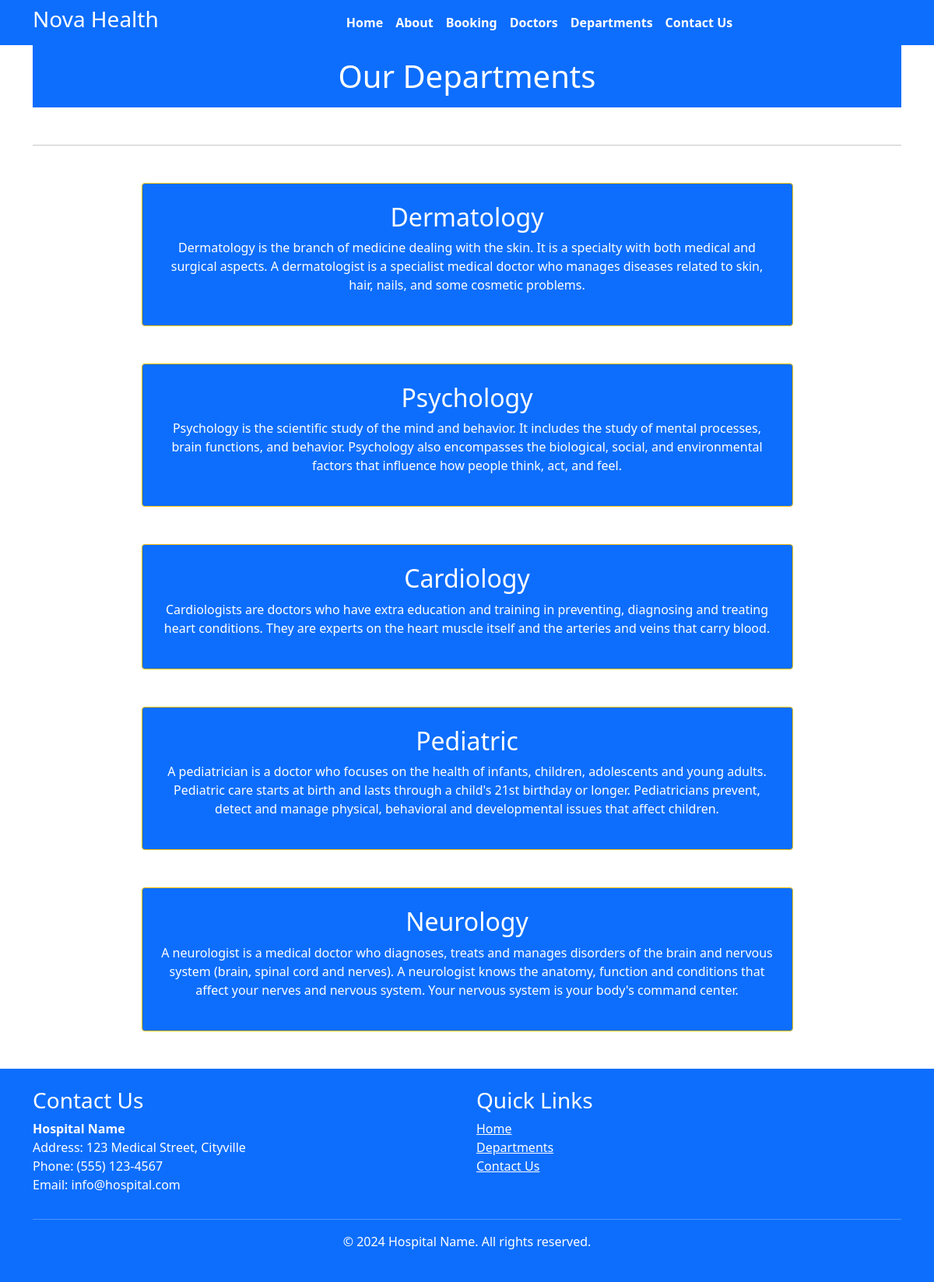
Screenshot of /department with the database file from the repository.
### booking/models.py (models this page shows, shortened)
class Departments(models.Model):
    dep_name = models.CharField(max_length=100)
    dep_description = models.TextField()

### booking/views.py (the view)
# urls.py: path('department', views.department, name='department'),
def department(request):
    dict_dept={
        'dept': Departments.objects.all()
    }
    return render(request, 'department.html', dict_dept)

### templates/department.html (shortened to what this page needs)
{% extends 'base.html' %}
{% block content%}
<div class="container">
    <h1 class="text-center text-white bg-primary p-3 mb-5">Our Departments</h1>
    <hr>
    {% for d in dept %}
    <div class="mx-auto text-center w-75 bg-primary text-white p-4 my-5 border border-warning rounded">
        <h2>{{ d.dep_name }}</h2>
        <p>{{ d.dep_description }}</p>
    </div>
    {% endfor %}
</div>
{% endblock %}

### rows the page displays
Departments: dep_name "Dermatology", dep_description "Dermatology is the branch of medicine dealing with the skin. It is a specialty with both medical and surgical aspects. A dermatologist is a specialist medical doctor who manages diseases related to skin, hair, nails, and some cosmetic problems."
Departments: dep_name "Psychology", dep_description "Psychology is the scientific study of the mind and behavior. It includes the study of mental processes, brain functions, and behavior. Psychology also encompasses the biological, social, and environmental factors that influence how people think, act, and feel."
Departments: dep_name "Cardiology", dep_description "Cardiologists are doctors who have extra education and training in preventing, diagnosing and treating heart conditions. They are experts on the heart muscle itself and the arteries and veins that carry blood."
Departments: dep_name "Pediatric", dep_description "A pediatrician is a doctor who focuses on the health of infants, children, adolescents and young adults. Pediatric care starts at birth and lasts through a child's 21st birthday or longer. Pediatricians prevent, detect and manage physical, behavioral and developmental issues that affect children."
Departments: dep_name "Neurology", dep_description "A neurologist is a medical doctor who diagnoses, treats and manages disorders of the brain and nervous system (brain, spinal cord and nerves). A neurologist knows the anatomy, function and conditions that affect your nerves and nervous system. Your nervous system is your body's command center."
